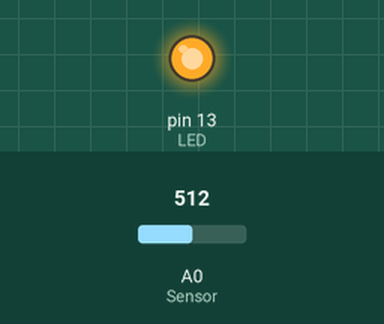
A sketch run on a simulated Arduino Uno, built with avr-gcc and run on an emulated ATmega328P. On the bench: output pins drawn as LEDs (lit = HIGH). The test bench sets the inputs (shaded band); at power-on: A0 (Sensor) = 512. What the sketch prints to the serial monitor is not drawn.

Above: at 1.2 s.
1.3 s: A0 (Sensor) set to 56
4.3 s: A0 (Sensor) set to 47
At 5.2 s:
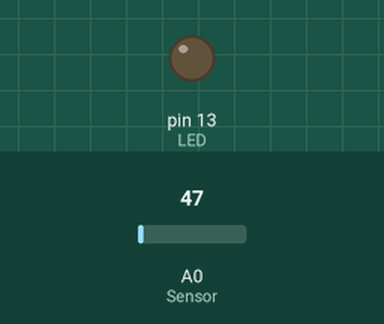
5.8 s: A0 (Sensor) set to 122
At 6.4 s:
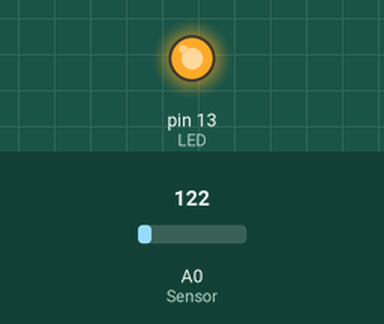
7.3 s: A0 (Sensor) set to 40
At 7.6 s:
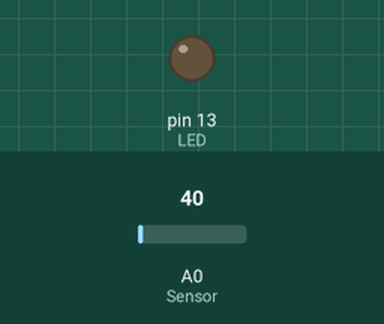
Timing chart, 0 to 9.8 s (numbered marks = the images above; inputs shaded):
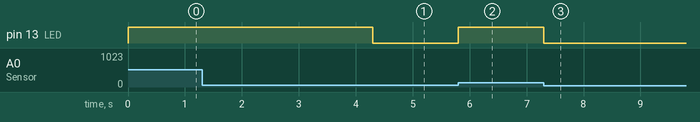

Measured:
- the behaviour switches between 50 and 49 on A0 (Sensor) (found by bisection; images 0 and 1)
- after the input at 1.3 s, every drawn part: stays the same
- after the input at 4.3 s, pin 13 (LED): HIGH → LOW at once
- after the input at 5.8 s, pin 13 (LED): LOW → HIGH at once
- after the input at 7.3 s, pin 13 (LED): HIGH → LOW at once

The sketch:

205_SoundDetectionSensor_2.ino
```cpp
int LED =13;            // LED를 13번 핀에 연결 (내장 LED)
int Sensor =A0;         // 아날로그 A0핀에 센서 연결
int threshold =50;      //테스트를 통해 원하는 임계값을 정한다.
int Sound;

void setup() {
  Serial.begin(9600);   // 9600속도로 시리얼 통신 시작
  pinMode(LED,OUTPUT);  // LED연결된 7번 핀을 출력으로 설정
}


void loop() {

  Sound = analogRead(Sensor);     // 센서값을 읽어 저장한다.

// 주변 소리에 대해 센서값을 테스트한다. 이 테스트를 통해 임계값을 수정할 수 있다.
//   Serial.print(Sound);
//   delay(1000);

  if(Sound >= threshold) {         // 센서 값이 임계값 이상이면

    Serial.println(" Alarm!!");        // 시리얼창에 메시지를 표시한다.
    digitalWrite(LED,HIGH);            // LED를 켠다.

  } else {                         // 센서 값이 임계값 미만이면
    digitalWrite(LED,LOW);             // LED를 끈다.
  }
}
```
